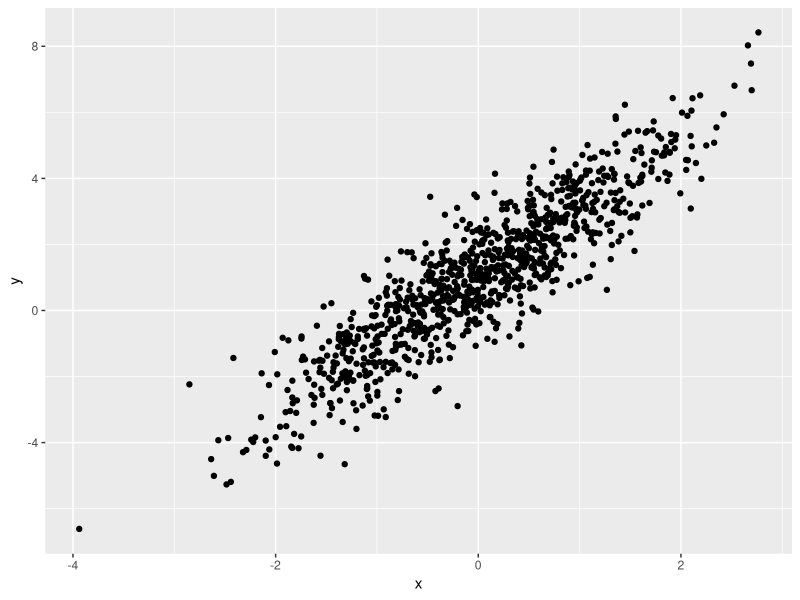

This chart was generated by the following R code:
## ---- chunk 1
library(tidyverse)
## ---- chunk 2
samp = rnorm(100)
length(samp)
## ---- chunk 3
plot_df = 
  tibble(
    x = rnorm(n = 1000),
    y = 1 + 2 * x + rnorm(n = 1000)
  )

ggplot(plot_df, aes(x = x, y = y)) + geom_point()
## ---- chunk 4
la_df = tibble(
  norm = rnorm(500, mean = 1),
  norm_logic = norm > 0,
  abs_norm = abs(norm)
)

median = median(la_df$norm)
